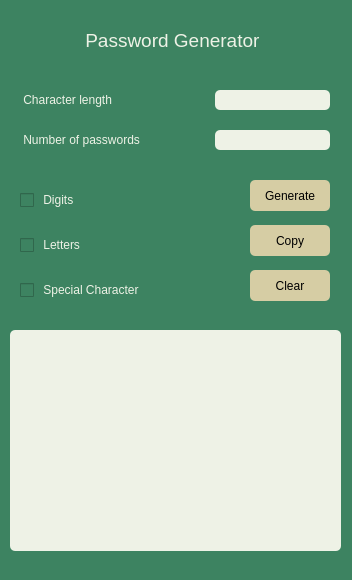
<?xml version="1.0" encoding="UTF-8"?>
<ui version="4.0">
 <class>MainWindow</class>
 <widget class="QMainWindow" name="MainWindow">
  <property name="geometry">
   <rect>
    <x>0</x>
    <y>0</y>
    <width>352</width>
    <height>580</height>
   </rect>
  </property>
  <property name="windowTitle">
   <string>Password Generator</string>
  </property>
  <property name="windowIcon">
   <iconset>
    <normaloff>icons8-password-100.png</normaloff>icons8-password-100.png</iconset>
  </property>
  <property name="styleSheet">
   <string notr="true">background-color: rgb(61, 131, 97);
border-radius: 5px;</string>
  </property>
  <widget class="QWidget" name="centralwidget">
   <widget class="QLabel" name="label">
    <property name="geometry">
     <rect>
      <x>80</x>
      <y>20</y>
      <width>181</width>
      <height>41</height>
     </rect>
    </property>
    <property name="font">
     <font>
      <family>MS Shell Dlg 2</family>
      <pointsize>14</pointsize>
      <weight>9</weight>
      <italic>false</italic>
      <bold>false</bold>
     </font>
    </property>
    <property name="styleSheet">
     <string notr="true">color: rgb(238, 242, 230);
font: 75 14pt &quot;MS Shell Dlg 2&quot;;
</string>
    </property>
    <property name="text">
     <string> Password Generator</string>
    </property>
   </widget>
   <widget class="QLabel" name="label_chl">
    <property name="geometry">
     <rect>
      <x>20</x>
      <y>80</y>
      <width>125</width>
      <height>40</height>
     </rect>
    </property>
    <property name="styleSheet">
     <string notr="true">font: 11pt &quot;MS Shell Dlg 2&quot;;
color: rgb(238, 242, 230);</string>
    </property>
    <property name="text">
     <string> Character length</string>
    </property>
   </widget>
   <widget class="QLabel" name="label_npassword">
    <property name="geometry">
     <rect>
      <x>20</x>
      <y>120</y>
      <width>155</width>
      <height>40</height>
     </rect>
    </property>
    <property name="styleSheet">
     <string notr="true">font: 11pt &quot;MS Shell Dlg 2&quot;;
color: rgb(238, 242, 230);</string>
    </property>
    <property name="text">
     <string> Number of passwords</string>
    </property>
   </widget>
   <widget class="QCheckBox" name="checkBox_digit">
    <property name="geometry">
     <rect>
      <x>20</x>
      <y>180</y>
      <width>80</width>
      <height>40</height>
     </rect>
    </property>
    <property name="styleSheet">
     <string notr="true">font: 11pt &quot;MS Shell Dlg 2&quot;;
color: rgb(238, 242, 230);</string>
    </property>
    <property name="text">
     <string> Digits</string>
    </property>
   </widget>
   <widget class="QCheckBox" name="checkBox_letter">
    <property name="geometry">
     <rect>
      <x>20</x>
      <y>225</y>
      <width>80</width>
      <height>40</height>
     </rect>
    </property>
    <property name="styleSheet">
     <string notr="true">font: 11pt &quot;MS Shell Dlg 2&quot;;
color: rgb(238, 242, 230);</string>
    </property>
    <property name="text">
     <string> Letters </string>
    </property>
   </widget>
   <widget class="QCheckBox" name="checkBox_scharacter">
    <property name="geometry">
     <rect>
      <x>20</x>
      <y>270</y>
      <width>140</width>
      <height>40</height>
     </rect>
    </property>
    <property name="styleSheet">
     <string notr="true">font: 11pt &quot;MS Shell Dlg 2&quot;;
color: rgb(238, 242, 230);</string>
    </property>
    <property name="text">
     <string> Special Character</string>
    </property>
   </widget>
   <widget class="QTextEdit" name="textEdit">
    <property name="geometry">
     <rect>
      <x>10</x>
      <y>330</y>
      <width>331</width>
      <height>221</height>
     </rect>
    </property>
    <property name="styleSheet">
     <string notr="true">background-color: rgb(238, 242, 230);
border-radius: 5px;</string>
    </property>
   </widget>
   <widget class="QLineEdit" name="lineEdit_npassword">
    <property name="geometry">
     <rect>
      <x>215</x>
      <y>130</y>
      <width>115</width>
      <height>20</height>
     </rect>
    </property>
    <property name="styleSheet">
     <string notr="true">background-color: rgb(238, 242, 230);
border-radius: 5px;</string>
    </property>
   </widget>
   <widget class="QLineEdit" name="lineEdit_chl">
    <property name="geometry">
     <rect>
      <x>215</x>
      <y>90</y>
      <width>115</width>
      <height>20</height>
     </rect>
    </property>
    <property name="styleSheet">
     <string notr="true">background-color: rgb(238, 242, 230);
border-radius: 5px;</string>
    </property>
   </widget>
   <widget class="QPushButton" name="pushButton_generate">
    <property name="geometry">
     <rect>
      <x>250</x>
      <y>180</y>
      <width>80</width>
      <height>31</height>
     </rect>
    </property>
    <property name="cursor">
     <cursorShape>PointingHandCursor</cursorShape>
    </property>
    <property name="styleSheet">
     <string notr="true">
QPushButton{
 color: rgb(0, 0, 0);
 background-color: rgb(214, 205, 164);
font: 11pt &quot;MS Shell Dlg 2&quot;;
 border-radius: 5px;
}
QPushButton:Hover{
 color: rgb(0, 0, 0);
 background-color:rgb(238, 242, 230) ;
}
</string>
    </property>
    <property name="text">
     <string>Generate</string>
    </property>
   </widget>
   <widget class="QPushButton" name="pushButton_copy">
    <property name="geometry">
     <rect>
      <x>250</x>
      <y>225</y>
      <width>80</width>
      <height>31</height>
     </rect>
    </property>
    <property name="cursor">
     <cursorShape>PointingHandCursor</cursorShape>
    </property>
    <property name="styleSheet">
     <string notr="true">
QPushButton{
 color: rgb(0, 0, 0);
 background-color: rgb(214, 205, 164);
font: 11pt &quot;MS Shell Dlg 2&quot;;
 border-radius: 5px;
}
QPushButton:Hover{
 color: rgb(0, 0, 0);
 background-color:rgb(238, 242, 230) ;
}</string>
    </property>
    <property name="text">
     <string>Copy</string>
    </property>
   </widget>
   <widget class="QPushButton" name="pushButton_clear">
    <property name="geometry">
     <rect>
      <x>250</x>
      <y>270</y>
      <width>80</width>
      <height>31</height>
     </rect>
    </property>
    <property name="cursor">
     <cursorShape>PointingHandCursor</cursorShape>
    </property>
    <property name="styleSheet">
     <string notr="true">
QPushButton{
 color: rgb(0, 0, 0);
 background-color: rgb(214, 205, 164);
font: 11pt &quot;MS Shell Dlg 2&quot;;
 border-radius: 5px;
}
QPushButton:Hover{
 color: rgb(0, 0, 0);
 background-color:rgb(238, 242, 230) ;
}
</string>
    </property>
    <property name="text">
     <string>Clear</string>
    </property>
   </widget>
  </widget>
  <widget class="QStatusBar" name="statusbar"/>
 </widget>
 <resources/>
 <connections/>
</ui>
